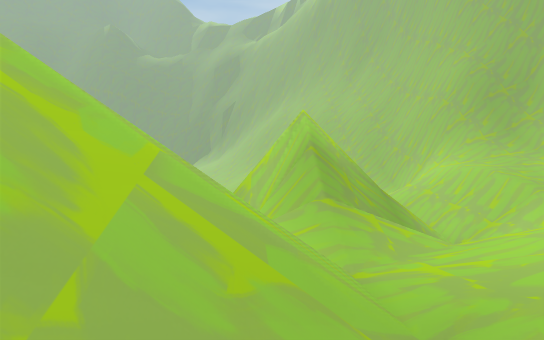
View 1 (above)

12 first-person views from a walk through a 3-D level made in the Unity game engine. The camera is 1.3 m above the floor, tilts 6° down and sees 70° across. The floor is counted in squares, 1.8 m on a side. Each view is taken from the middle of a square. On the plan, view 1 faces up. The plan holds only what a view shows up to about 12 squares ahead; the rest is blank. The place goes on beyond the plan. The player character is not drawn.

View 2
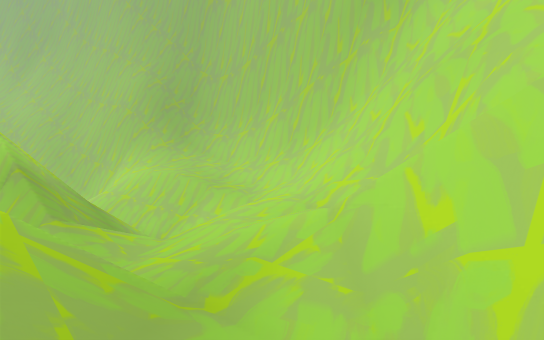

View 3
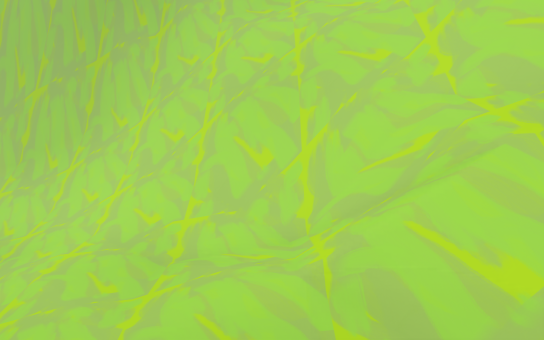

View 4
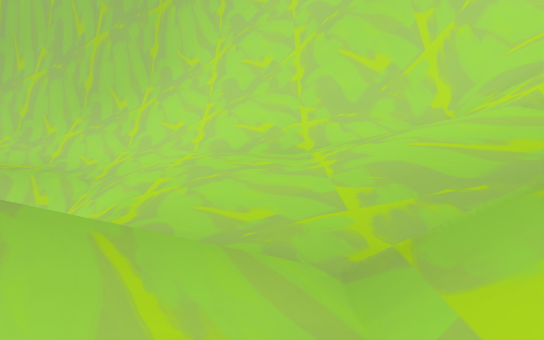

View 5
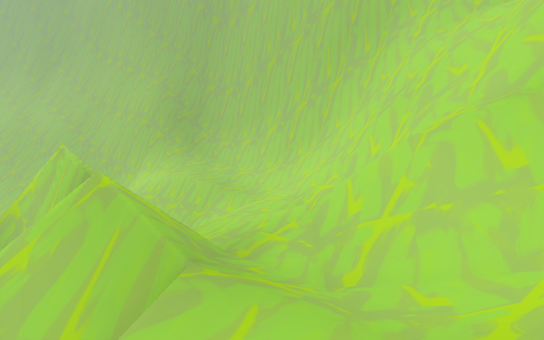

View 6
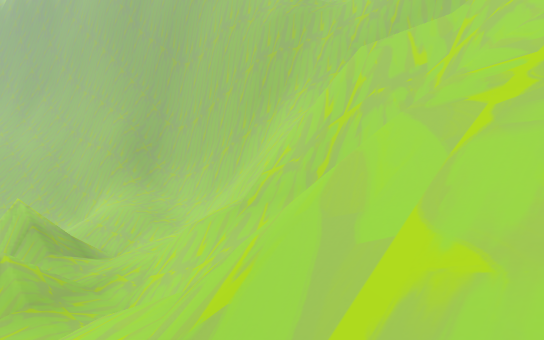

View 7
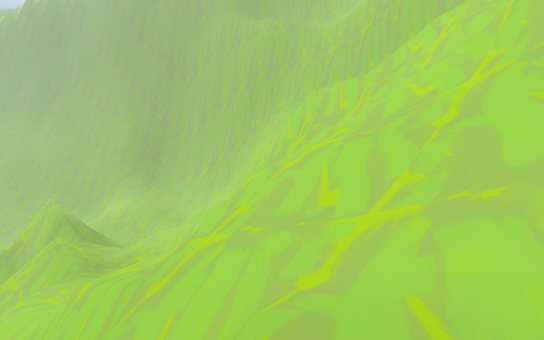

View 8
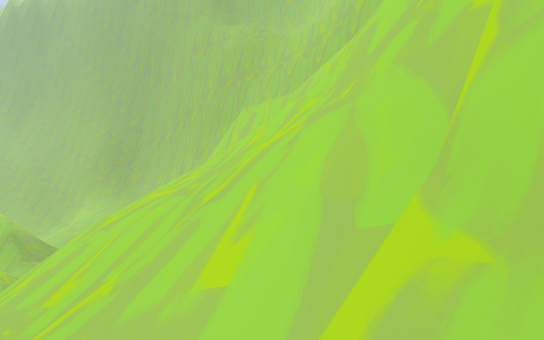

View 9
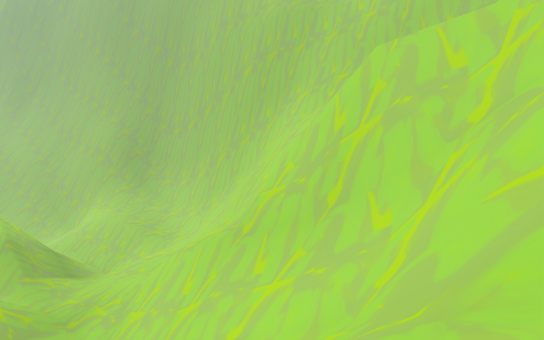

View 10
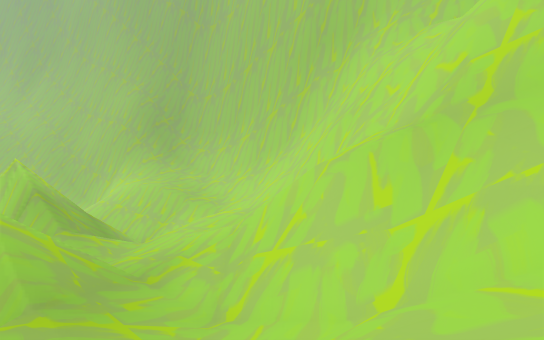

View 11
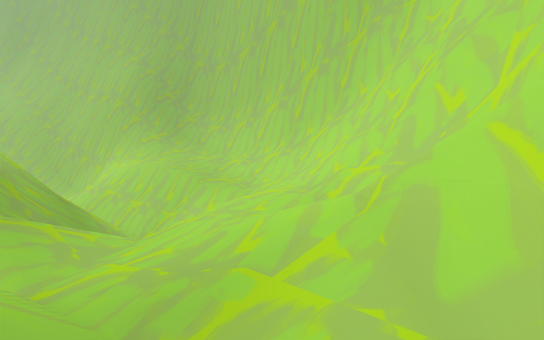

View 12
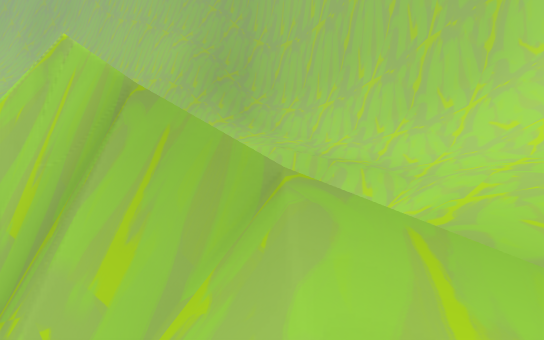

### Floor plan
Key: @ floor where view 1 was taken; # wall or solid block; . main floor; : floor 0.75 m higher than the main floor; + floor 1.5 m higher than the main floor; * floor 3 m higher than the main floor; % floor 15 m higher than the main floor; / step, stairs or slope; = window, fence, low wall or low ledge; v drop or lower ground.
Columns run from 5 left of view 1 to 11 right of it. Each row starts with its distance up from view 1.
 12           //:/ /#
 11          =//..//#
 10     /### ///..//#
  9     ####////../=#
  8      ##// //./###
  7      v// /////##
  6      /////////##
  5      ////:://####
  4     /.//:://## v#
  3      /://+/## v/#
  2   vv////++###v//#
  1   ////+=/###v///#
  0    //@/==##v/// #
 -1    =/////##v/
 -2   **////##vv
 -3  /*///==##v
 -4  /////=/#v/
 -5   =// //#v/
 -6    ///=v#v/
 -7  v///##/#v/
 -8  v//=v//#v/
 -9  v//////v/%
-10  /////= =
-11  ////##
-12 ////##
-13   /##

Where each view was taken, in squares from view 1:
view 1: 0 up, 0 right, facing up
view 2: 1 down, 1 left, facing up-right
view 3: 2 up, 1 left, facing right
view 4: 4 up, 1 left, facing right
view 5: 3 down, 3 left, facing up-right
view 6: 9 down, 3 left, facing up-right
view 7: 12 down, 5 left, facing up-right
view 8: 13 down, 3 left, facing up-right
view 9: 8 down, 2 left, facing up-right
view 10: 4 down, 2 left, facing up-right
view 11: 0 up, 0 right, facing up-right
view 12: 4 up, 1 left, facing up-right
